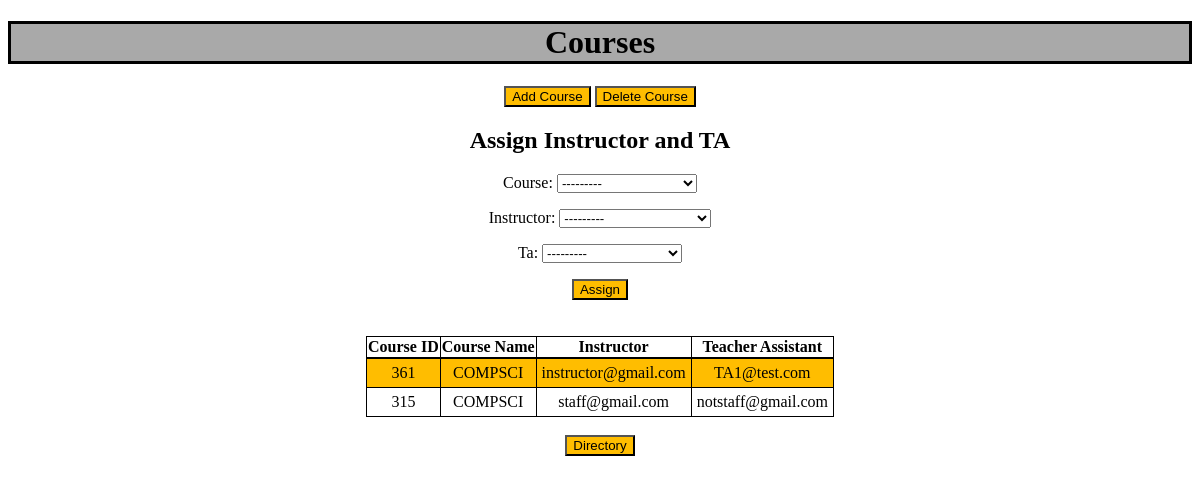
The app's page /CoursePage/ with its own data.
### TASchedulerWebApp/models.py (models this page shows, shortened)
class Course(models.Model):
    id = models.CharField(max_length=12, primary_key=True)
    name = models.CharField(max_length=200)
    Instructor = models.ForeignKey('User', blank = True, null = True, on_delete = models.DO_NOTHING, related_name='Course_Instructor', unique = False)
    TeacherAssistant = models.ForeignKey('User', blank=True, null=True, on_delete=models.DO_NOTHING, related_name='Course_TeacherAssistant', unique=False)

class User(AbstractBaseUser, PermissionsMixin):
    email = models.EmailField(unique=True)
    first_name = models.CharField(max_length=30, blank=True)
    last_name = models.CharField(max_length=30, blank=True)
    is_active = models.BooleanField(default=True)
    is_staff = models.BooleanField(default=False)
    date_joined = models.DateTimeField(auto_now_add=True)
    groups = models.ManyToManyField(Group, related_name='myapp_user_groups', blank=True)
    user_permissions = models.ManyToManyField(Permission, related_name='myapp_user_permissions', blank=True)
    objects = UserManager()
    USERNAME_FIELD = 'email'
    EMAIL_FIELD = 'email'
    def __str__(self):
        return self.email

### TASchedulerWebApp/views.py (the view, shortened to what this page needs)
# urls.py: path('CoursePage/', CoursePage.as_view()),
class CoursePage(View):
    def get(self, request):
        courses = Course.objects.all()
        Instructor = User.objects.filter(is_staff=True, is_superuser=False)
        TeacherAssistant = User.objects.filter(is_staff=False, is_superuser=False)
        form = CourseAssignForm()
        return render(request, "CoursePage.html",
                      {"Courses": courses, "Instructors": Instructor, "TAs": TeacherAssistant, "form": form})

### TASchedulerWebApp/forms.py
class CourseAssignForm(forms.Form):
    course = forms.ModelChoiceField(queryset=Course.objects.all())
    instructor = forms.ModelChoiceField(queryset=User.objects.filter(is_staff=True, is_superuser=False), to_field_name="email")
    ta = forms.ModelChoiceField(queryset=User.objects.filter(is_staff=False, is_superuser=False), to_field_name="email")

### templates/CoursePage.html (shortened to what this page needs)
{% load static %}
<!DOCTYPE html>
<html lang="en">
<head>
    <link rel="stylesheet" type="text/css" href="{% static 'css/CoursePage.css' %}"/>
</head>
<body>
    <h1>Courses</h1>
    <form action="/CoursePage/" method="post">
        <span>
            <input type="submit" name="chosen" value="Add Course">
            <input type="submit" name="chosen" value="Delete Course">
        </span>
    </form>
    <h2>Assign Instructor and TA</h2>
    <form method="post" action="{% url 'CoursePage' %}">
        {{ form.as_p }}
        <button type="submit">Assign</button>
    </form>
    <br>
    <br>
    <table class = 'center'>
        <tr>
            <th>Course ID</th>
            <th>Course Name</th>
            <th>Instructor</th>
            <th>Teacher Assistant</th>
        </tr>
    {%  for i in Courses %}
        <tr>
            <td>{{ i.id }}</td>
            <td>{{ i.name }}</td>
            <td>{{ i.Instructor.email }}</td>
            <td>{{ i.TeacherAssistant.email }}</td>
        </tr>
    {% endfor %}
    </table>
    <br>{{ message }}
    <form action="{% url 'directory' %}" method = 'get'>
        <button type="submit">Directory</button>
    </form>

### static/css/CoursePage.css (style rules this page uses)
h1 { text-align: center; border: 3px solid black; background-color: darkgrey; }
input { background-color: #ffbd00; }
button { background-color: #ffbd00; }
body { text-align: center; }
table, td { text-align: center; border: 1px solid black; border-collapse: collapse; padding: 5px; }
tr:nth-child(even) { background-color: #ffbd00; }
tr { border-bottom: 1px solid black; }
th { border-bottom: 2px solid black; border-right: 1px solid black; }
.center { margin-left: auto; margin-right: auto; }

### records on screen
Course: id "361", name "COMPSCI", Instructor.email "instructor@gmail.com", TeacherAssistant.email "TA1@test.com"
Course: id "315", name "COMPSCI", Instructor.email "staff@gmail.com", TeacherAssistant.email "notstaff@gmail.com"
